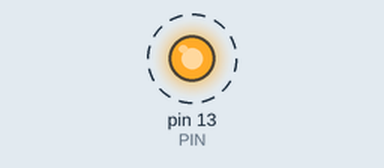
This sketch was run on a simulated Arduino Uno, built with avr-gcc and run on an emulated ATmega328P. On the bench: output pins drawn as LEDs (lit = HIGH). Dashed ring = blinking. The ROS host is connected and sends only what is stated.

Above: at 0.5 s.
Timing chart, 0 to 4.6 s (numbered marks = the images above):
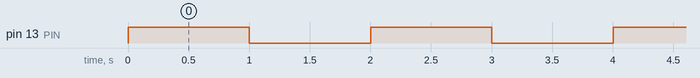

Measured:
- by itself, pin 13 (PIN): alternates HIGH for 1.0 s and LOW for 1.0 s

The sketch:

IMU.ino
```cpp
// (licence header left out)
#include <Wire.h>
/*#include <L3G.h>
#include <Kalman.h>
#include <ADXL345.h>
#include <HMC5883L.h>
#include "BMP085.h"*/
#include <ros.h>
#include <ros/time.h>
#include <sensor_msgs/Imu.h>
//#include <sensor_msgs/Range.h>
/*
Kalman kalmanX; // Création des instances de Kalman
Kalman kalmanY;

double accXangle, accYangle, accZangle; // Angle donnés par l'accéléromètre
double temp; // Temperature
double gyroXangle, gyroYangle, gyroZangle; // Angles donnés par le gyroscope
double gyroXrate, gyroYrate, gyroZrate;
double compAngleX, compAngleY, compAngleZ; // Angles donnés par le filtre complémentaire
double kalAngleX, kalAngleY, kalAngleZ; // Angles donnés par Kalman*/
/*
uint32_t timer;
uint8_t i2cData[14]; // Buffer for I2C data

/******Declaration des capteurs**********
L3G gyro;
ADXL345 accel(8,3300);
BMP085 bmp; //Calpteur temp et pression
HMC5883L compass; //Magnéto

/*******Fonction de changement*********
#define TO_RAD(x) (x * 0.01745329252)  // *pi/180
#define TO_DEG(x) (x * 57.2957795131)  // *180/pi

/******ROS STUFF*********************/
ros::NodeHandle  nh;

sensor_msgs::Imu imu_msg;
ros::Publisher pub_imu( "/imu", &imu_msg);
char frameid[] = "/imu";
#define PIN  13
int flag;
void setup() {
  //Serial.begin(57600);

  nh.initNode();
  nh.advertise(pub_imu);
  imu_msg.header.frame_id =  frameid;
  imu_msg.header.stamp=nh.now();

  pinMode(PIN,OUTPUT);
  flag=0;
  /*I2C_Init();
  Accel_Init();
  Gyro_Init();
  Magn_Init();
  Bmp_Init();*/

  //delay(100); // Wait for sensor to stabilize

  /************************************ Mise en place de Kalman *******************************************/
  /*Read_Accel();
  //accZangle=(atan2(accel.y,accel.z)+PI)*RAD_TO_DEG;
  kalmanX.setAngle(accXangle);
  kalmanY.setAngle(accYangle);
  //kalmanZ.setAngle(accZangle);
  gyroXangle=accXangle;
  gyroYangle=accYangle;

  /********************************** Debut du filtre compensateur *******************************/
  /*compAngleX=accXangle;
  compAngleY=accYangle;*/

  //timer=micros();
}

void loop() {
  /* Update all the values
  Read_Accel(); //retourne pitch et roll
  Read_Gyro(); //Retourne les vitesse de rotations gyroXrate, gyroYrate, gyroZrate.
  Read_Magn();
   //GROS DRIFT...
  gyroXangle += gyroXrate*((double)(micros()-timer)/1000000); // Calcul de l'orientation donnée par le gyro !!OFFSET DE 2 FULL XPERIMENTAL
  gyroYangle += gyroYrate*((double)(micros()-timer)/1000000);
  gyroZangle += gyroZrate*((double)(micros()-timer)/1000000);
  //gyroXangle += kalmanX.getRate()*((double)(micros()-timer)/1000000); // Calcul de l'orientation du gyro en utilisant kalman
  //gyroYangle += kalmanY.getRate()*((double)(micros()-timer)/1000000);

  compAngleX = (0.93*(compAngleX+(gyroXrate*(double)(micros()-timer)/1000000)))+(0.07*accXangle); // Calul de l'angle en utilisant un filtre compensateur
  compAngleY = (0.93*(compAngleY+(gyroYrate*(double)(micros()-timer)/1000000)))+(0.07*accYangle);

  kalAngleX = kalmanX.getAngle(accXangle, gyroXrate, (double)(micros()-timer)/1000000); // Calcul de l'angle en utilisant Kalman
  kalAngleY = kalmanY.getAngle(accYangle, gyroYrate, (double)(micros()-timer)/1000000);
  timer = micros();*/
  //affiche();
  //Write Data in the ros message

  blinking();

  delay(1000);
  writeData();
  pub_imu.publish(&imu_msg);
  nh.spinOnce();
}
```

Math.ino
```cpp
// Computes the cross product of two vectors
/*void Vector_Cross_Product(float vectorOut[3], float v1[3], float v2[3])
{
  vectorOut[0]= (v1[1]*v2[2]) - (v1[2]*v2[1]);
  vectorOut[1]= (v1[2]*v2[0]) - (v1[0]*v2[2]);
  vectorOut[2]= (v1[0]*v2[1]) - (v1[1]*v2[0]);
}

float getPitch(ADXL345 a){
  return atan2(a.x, sqrt(a.y*a.y+a.z*a.z));
}

float getRoll(ADXL345 a){
  float temp1[3];
  float temp2[3];
  float Accel[3]= {a.x, a.y, a.z};
  float xAxis[3] = {1.0f, 0.0f, 0.0f};
  Vector_Cross_Product(temp1,Accel,xAxis);
  Vector_Cross_Product(temp2,xAxis,temp1);
  return atan2(temp2[1], temp2[2]);
}*/

void Euler2Quat(double yaw, double pitch, double roll, double quat_x, double quat_y, double quat_z, double quat_w){

}
```

Output.ino
```cpp
/*void affiche(){
  /* Print Data
    Serial.print("\n");

  Serial.print(accXangle);Serial.print(";");
  Serial.print(accYangle);Serial.print(";");
  Serial.print(0);Serial.print(";");

  Serial.print(gyroXangle);Serial.print(";");
  Serial.print(gyroYangle);Serial.print(";");
  Serial.print(gyroZangle);Serial.print(";");

  //Roll


  Serial.print(kalAngleX);Serial.print(";");
  Serial.print(kalAngleY);Serial.print(";");
  Serial.print(gyroZangle);Serial.print(";");
  //Serial.print("\t\t");

  Serial.print(compAngleX);Serial.print(";");
  Serial.print(compAngleY); Serial.print(";");
  Serial.print(gyroZangle);Serial.print(";");
  //Pitch

  //Magneto et temp et pression
  Serial.print(compass.getHead());Serial.print(";");
  Serial.print(bmp.readTemperature());Serial.print(";");
  Serial.print(bmp.readPressure());Serial.print(";");


  Serial.print('e');
}*/

void writeData(){
  //Rotationnal velocity in rad.s and acceleration in m.s-2 !!!!
  imu_msg.header.stamp = nh.now();

  //Orientation from Kalmen filter or complementary one
  //double kx, ky, kz, kw;
  //double cx, cy, cz, cw;
  //Euler2Quat(kalAngleX, kalAngleY, compass.getHead(), kx, ky, kz, kw);
  //Euler2Quat(compAngleX, compAngleY, compass.getHead(), cx, cy, cz, cw);

  //Linear acceleration from accelerometer.
  imu_msg.linear_acceleration.x=0;
  imu_msg.linear_acceleration.y=0;
  imu_msg.linear_acceleration.z=0;

  //angular velocity from gyro
  imu_msg.angular_velocity.x=0;
  imu_msg.angular_velocity.y=0;
  imu_msg.angular_velocity.z=0;

  imu_msg.orientation.x=0;
  imu_msg.orientation.y=0;
  imu_msg.orientation.z=0;
  imu_msg.orientation.w=0;

  /*Linear acceleration from accelerometer.
  imu_msg.linear_acceleration.x=accel.x;
  imu_msg.linear_acceleration.y=accel.y;
  imu_msg.linear_acceleration.z=accel.z;

  //angular velocity from gyro
  imu_msg.angular_velocity.x=gyroXrate;
  imu_msg.angular_velocity.y=gyroYrate;
  imu_msg.angular_velocity.z=gyroZrate;*/

}


void blinking(){
    if(flag==0){
    digitalWrite(PIN, HIGH);
   flag=1;
  }
  else{
   digitalWrite(PIN, LOW);
   flag=0;
  }
}
```

Sensor.ino
```cpp
/* Sensor I2C addresses
#define ACCEL_ADDRESS ((int) 0x53) // 0x53 = 0xA6 / 2
#define MAGN_ADDRESS  ((int) 0x1E) // 0x1E = 0x3C / 2
#define GYRO_ADDRESS  ((int) 0x68) // 0x68 = 0xD0 / 2

// Arduino backward compatibility macros
#define WIRE_SEND(b) Wire.write((byte) b)
#define WIRE_RECEIVE() Wire.read()

void I2C_Init()
{
  Wire.begin();
}

void Accel_Init()
{
   if (!accel.init())
  {
    //Serial.println("Failed to autodetectaccel type!");
    while (1);
  }
}


void Gyro_Init()
{
  if (!gyro.init())
  {
    Serial.println("Failed to autodetect gyro type!");
    while (1);
  }
  gyro.enableDefault();
}

void Magn_Init()
{
  Wire.beginTransmission(MAGN_ADDRESS);
  WIRE_SEND(0x02);
  WIRE_SEND(0x00);  // Set continuous mode (default 10Hz)
  Wire.endTransmission();
  delay(5);

  Wire.beginTransmission(MAGN_ADDRESS);
  WIRE_SEND(0x00);
  WIRE_SEND(0b00011000);  // Set 50Hz
  Wire.endTransmission();
  delay(5);
}

void Bmp_Init(){
  bmp.begin();
}

void Read_Magn()
{
  compass.ReadScaledAxis();
}

void Read_Accel(){
  accel.read();
  accel.normalize();
  accYangle=getPitch(accel);
  accXangle=getRoll(accel);
  accYangle=TO_DEG(accYangle);
  accXangle=TO_DEG(accXangle);
}

void Read_Gyro(){
  gyro.read();
  gyroXrate = (double)gyro.x*0.0175; //131.0
  gyroYrate = -(double)gyro.y*0.0175;
  gyroZrate = -(double)gyro.z*0.0175;
}*/
```
